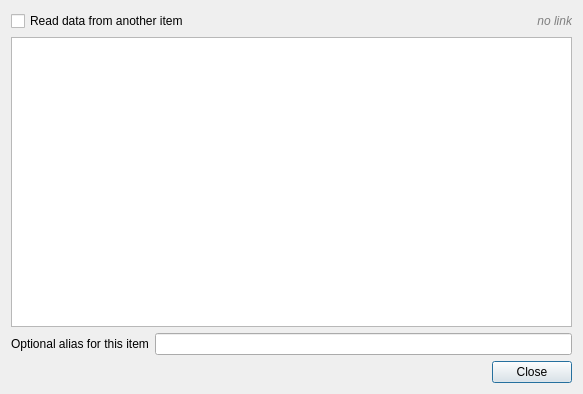
<?xml version="1.0" encoding="UTF-8"?>
<ui version="4.0">
 <class>AppSourceDialog</class>
 <widget class="QDialog" name="AppSourceDialog">
  <property name="geometry">
   <rect>
    <x>0</x>
    <y>0</y>
    <width>583</width>
    <height>394</height>
   </rect>
  </property>
  <property name="windowTitle">
   <string>Data source settings</string>
  </property>
  <layout class="QVBoxLayout" name="verticalLayout">
   <item>
    <layout class="QHBoxLayout" name="horizontalLayout_2">
     <item>
      <widget class="QCheckBox" name="sourceEnabled">
       <property name="text">
        <string>Read data from another item</string>
       </property>
      </widget>
     </item>
     <item>
      <widget class="QLabel" name="sourceName">
       <property name="enabled">
        <bool>false</bool>
       </property>
       <property name="font">
        <font>
         <italic>true</italic>
        </font>
       </property>
       <property name="styleSheet">
        <string notr="true">color:gray</string>
       </property>
       <property name="text">
        <string>no link</string>
       </property>
       <property name="textFormat">
        <enum>Qt::PlainText</enum>
       </property>
       <property name="alignment">
        <set>Qt::AlignRight|Qt::AlignTrailing|Qt::AlignVCenter</set>
       </property>
      </widget>
     </item>
    </layout>
   </item>
   <item>
    <widget class="AppTreeWidget" name="sourceTree">
     <property name="uniformRowHeights">
      <bool>true</bool>
     </property>
     <attribute name="headerVisible">
      <bool>false</bool>
     </attribute>
     <column>
      <property name="text">
       <string>Name</string>
      </property>
     </column>
    </widget>
   </item>
   <item>
    <layout class="QHBoxLayout" name="horizontalLayout">
     <item>
      <widget class="QLabel" name="label">
       <property name="text">
        <string>Optional alias for this item</string>
       </property>
      </widget>
     </item>
     <item>
      <widget class="QLineEdit" name="publishPath"/>
     </item>
    </layout>
   </item>
   <item>
    <widget class="QDialogButtonBox" name="buttonBox">
     <property name="orientation">
      <enum>Qt::Horizontal</enum>
     </property>
     <property name="standardButtons">
      <set>QDialogButtonBox::Close</set>
     </property>
    </widget>
   </item>
  </layout>
 </widget>
 <customwidgets>
  <customwidget>
   <class>AppTreeWidget</class>
   <extends>QTreeWidget</extends>
   <header>AppTreeWidget.h</header>
  </customwidget>
 </customwidgets>
 <resources/>
 <connections>
  <connection>
   <sender>buttonBox</sender>
   <signal>accepted()</signal>
   <receiver>AppSourceDialog</receiver>
   <slot>accept()</slot>
   <hints>
    <hint type="sourcelabel">
     <x>248</x>
     <y>254</y>
    </hint>
    <hint type="destinationlabel">
     <x>157</x>
     <y>274</y>
    </hint>
   </hints>
  </connection>
  <connection>
   <sender>buttonBox</sender>
   <signal>rejected()</signal>
   <receiver>AppSourceDialog</receiver>
   <slot>reject()</slot>
   <hints>
    <hint type="sourcelabel">
     <x>316</x>
     <y>260</y>
    </hint>
    <hint type="destinationlabel">
     <x>286</x>
     <y>274</y>
    </hint>
   </hints>
  </connection>
 </connections>
</ui>
